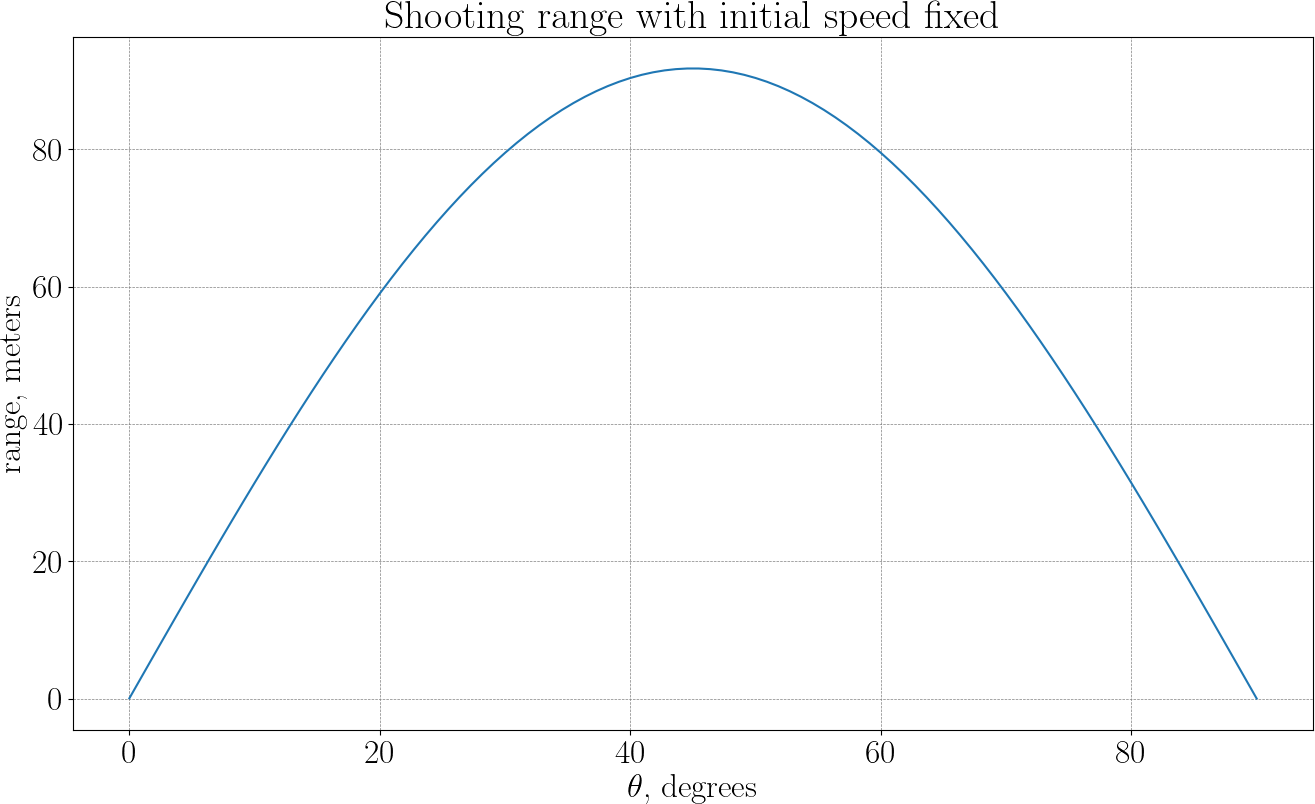

This chart was generated by the following Python code:
import numpy as np

g     = -9.81 # gravity, m/s^2
speed = 30    # initial speed (m/s)


def simulate(angle):
    x, y = 0, 0   # current state
    vx, vy = speed * np.cos(angle * np.pi/180), \
             speed * np.sin(angle * np.pi/180)
    dt = .001
    xs, ys = [x], [y]
    while y >= 0:
        x += dt * vx
        y += dt * vy
        vy += g * dt
        xs.append(x)
        ys.append(y)
    u = ys[-2]/(ys[-2]-ys[-1])
    xs[-1] = xs[-2] + u*(xs[-1]-xs[-2])
    ys[-1] = 0
    return xs, ys

angles = np.linspace(0., 90., 100)
range = [ simulate(a)[0][-1] for a in angles ]

import matplotlib.pyplot as plt
plt.figure(figsize=(16, 9))
plt.rcParams["font.family"] = "serif"
plt.rcParams["mathtext.fontset"] = "dejavuserif"
plt.rcParams['text.usetex'] = True

plt.rc('font', size=24)
plt.title('Shooting range with initial speed fixed')
plt.grid(color='gray', linestyle='--', linewidth=0.5)
plt.plot(angles, range)
#plt.plot(xs, [0]*len(xs))
plt.xlabel("$\\theta$, degrees")
plt.ylabel("range, meters")
#plt.gca().set_aspect('equal', 'box')
plt.savefig("plot-range.png")
plt.show()

